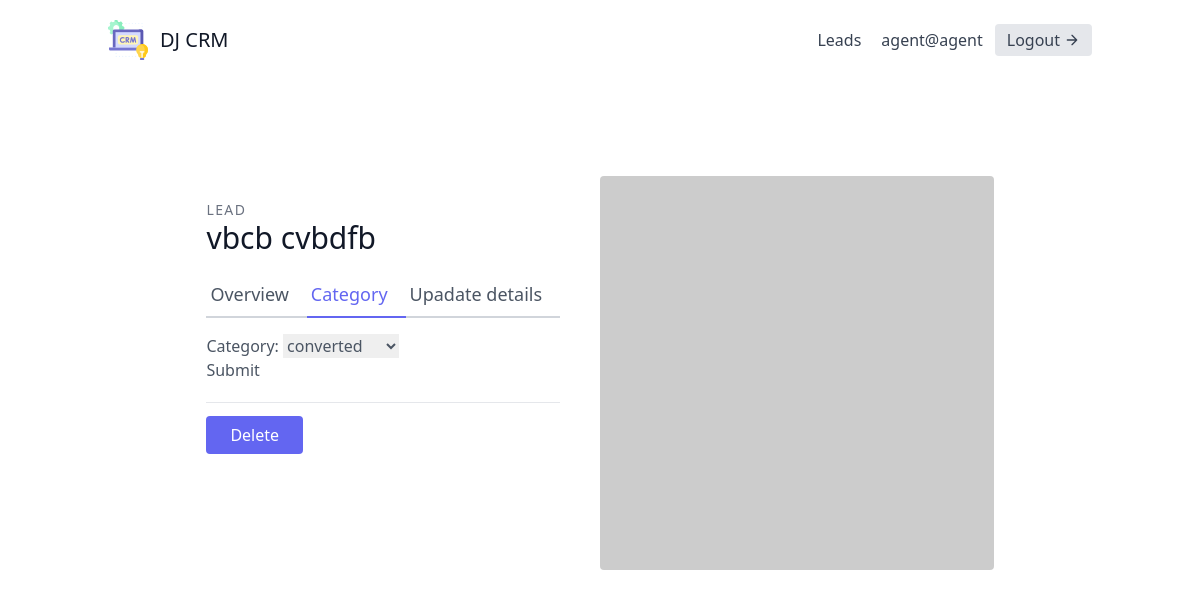
The page /leads/2/lead-category-update/ (signed in) on the database its author committed.
### leads/models.py (models this page shows, shortened)
class User(AbstractUser):
    is_organizer = models.BooleanField(default=True)
    is_agent = models.BooleanField(default=False)

class Lead(models.Model):
    SOURCE_CHOICES = (
        ("YouTube", "YouTube"),
        ("Google", "Google"),
        ("Newsletter", "Newsletter"),
    )
    first_name = models.CharField(max_length=20)
    last_name = models.CharField(max_length=20)
    agent = models.ForeignKey("Agent",null=True, blank=True, on_delete=models.SET_NULL)
    organization = models.ForeignKey(UserProfile, on_delete=models.CASCADE)
    age = models.IntegerField(default=0)
    phoned = models.BooleanField(default=False)
    source = models.CharField(choices=SOURCE_CHOICES, max_length=100)
    profile_picture = models.ImageField(blank=True, null=True)
    special_file = models.FileField(blank=True, null=True)
    category = models.ForeignKey("Category",related_name="leads", null=True, blank=True, on_delete=models.SET_NULL)

### leads/views.py (the view, shortened to what this page needs)
# urls.py: path("<int:pk>/lead-category-update/",LeadUpadataCategoryView.as_view(), name="lead-category-update"),
class LeadUpadataCategoryView(LoginRequiredMixin, generic.UpdateView):
    template_name = "leads/lead_categoty_update.html"
    form_class = LeadCategoryUpdateForm
    def get_queryset(self):
        user = self.request.user
        if user.is_organizer:
            queryset = Lead.objects.filter(organization=user.userprofile)
        else:
            queryset = Lead.objects.filter(organization=user.agent.organization)
            queryset = queryset.filter(agent__user=user)
        return queryset

### leads/forms.py
class LeadCategoryUpdateForm(forms.ModelForm):
    class Meta:
        model = Lead
        fields = ('category',)

### leads/models.py (called while the page is built)
    def __str__(self):
        return self.name

### leads/templates/leads/lead_categoty_update.html (shortened to what this page needs)
{% extends "base.html" %}
{% block content %}
<section class="text-gray-600 body-font overflow-hidden">
    <div class="container px-5 py-24 mx-auto">
      <div class="lg:w-4/5 mx-auto flex flex-wrap">
        <div class="lg:w-1/2 w-full lg:pr-10 lg:py-6 mb-6 lg:mb-0">
          <h2 class="text-sm title-font text-gray-500 tracking-widest">LEAD</h2>
          <h1 class="text-gray-900 text-3xl title-font font-medium mb-4">{{lead.first_name}} {{lead.last_name}}</h1>
          <div class="flex mb-4">
            <a href = "{% url 'leads:lead-detail' lead.pk %}", class="flex-grow border-b-2 border-gray-300 py-2 text-lg px-1">Overview</a>
            <a href = "{% url 'leads:lead-category-update' lead.pk %}", class="flex-grow text-indigo-500 border-b-2 border-indigo-500 py-2 text-lg px-1">Category</a>
            <a href = "{% url 'leads:lead-update' lead.pk %}", class="flex-grow border-b-2 border-gray-300 py-2 text-lg px-1">Upadate details</a>
          </div>
          <form method="post" enctype="multipart/form-data">
            {{ form.as_p }}
            <button type="submit">Submit</button>
          </form>
          <div class="mt-5 py-5 border-t border-gray-200">
            <a href="{% url 'leads:lead-delete' lead.pk %}" class="w-1/2 mt-3 text-white bg-indigo-500 border-0 py-2 px-6 focus:outline-none hover:bg-indigo-600 rounded">
                Delete
            </a>
          </div>
        </div>
        <img alt="ecommerce" class="lg:w-1/2 w-full lg:h-auto h-64 object-cover object-center rounded" src="https://dummyimage.com/400x400">
      </div>
    </div>
  </section>
{% endblock content %}

### templates/navbar.html (shortened to what this page needs)
<header class="text-gray-700 body-font">
    <div class="container mx-auto flex flex-wrap p-5 flex-col md:flex-row items-center">
      <a href="" class="flex title-font font-medium items-center text-gray-900 mb-4 md:mb-0">
        <span class="ml-3 text-xl">DJ CRM</span>
      </a>
      <nav class="md:ml-auto flex flex-wrap items-center text-base justify-center">
          {% if not request.user.is_authenticated %}
            <a href="{% url 'signup'%}" class="mr-5 hover:text-gray-900">Signup</a>
          {% else %}
              <a href="{% url 'leads:lead-list' %}" class="mr-5 hover:text-gray-900">Leads</a>
          {% endif %}
        </nav>
      {% if request.user.is_authenticated %}
      {{request.user.username}}
      <a href="{% url 'logout'%}" class="ml-3 inline-flex items-center bg-gray-200 border-0 py-1 px-3 focus:outline-none hover:bg-gray-300 rounded text-base mt-4 md:mt-0">
        Logout
          <svg fill="none" stroke="currentColor" stroke-linecap="round" stroke-linejoin="round" stroke-width="2" class="w-4 h-4 ml-1" viewBox="0 0 24 24">
              <path d="M5 12h14M12 5l7 7-7 7"></path>
          </svg>
      </a>
      {% endif %}
    </div>
</header>

### rows shown on the page
User: user.username "agent@agent"
Lead: first_name "vbcb", last_name "cvbdfb", category "converted"
